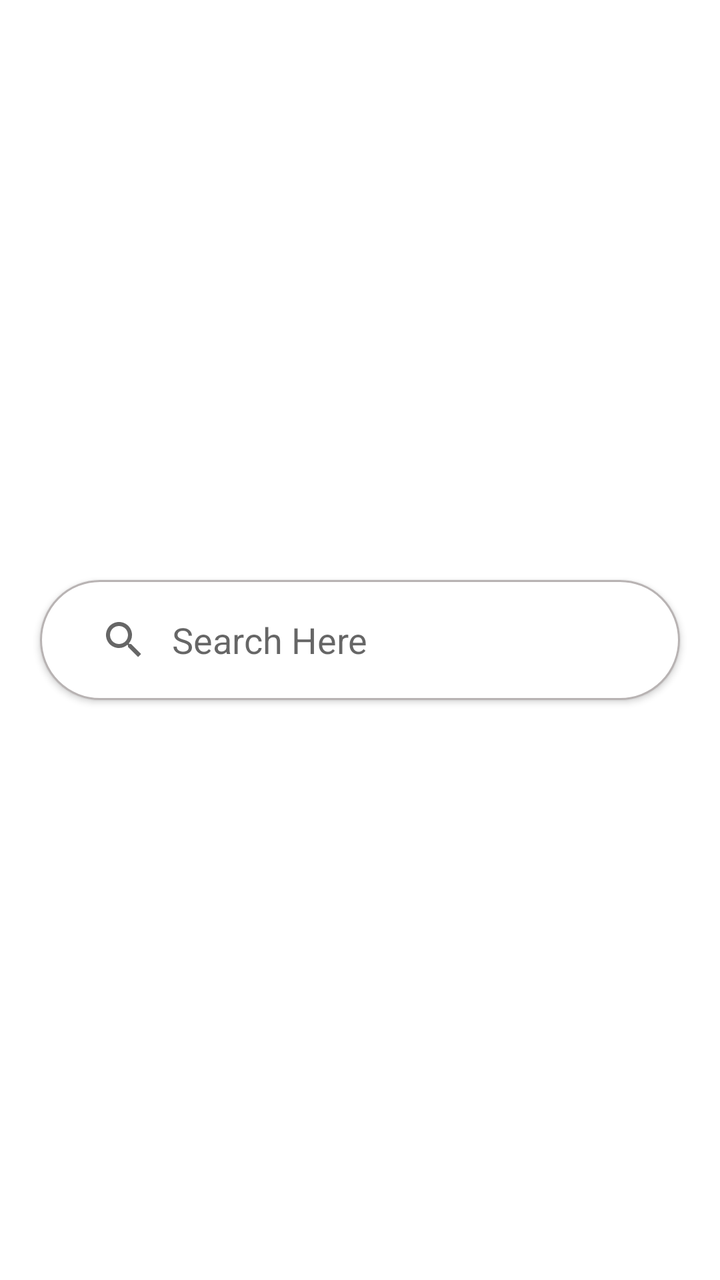
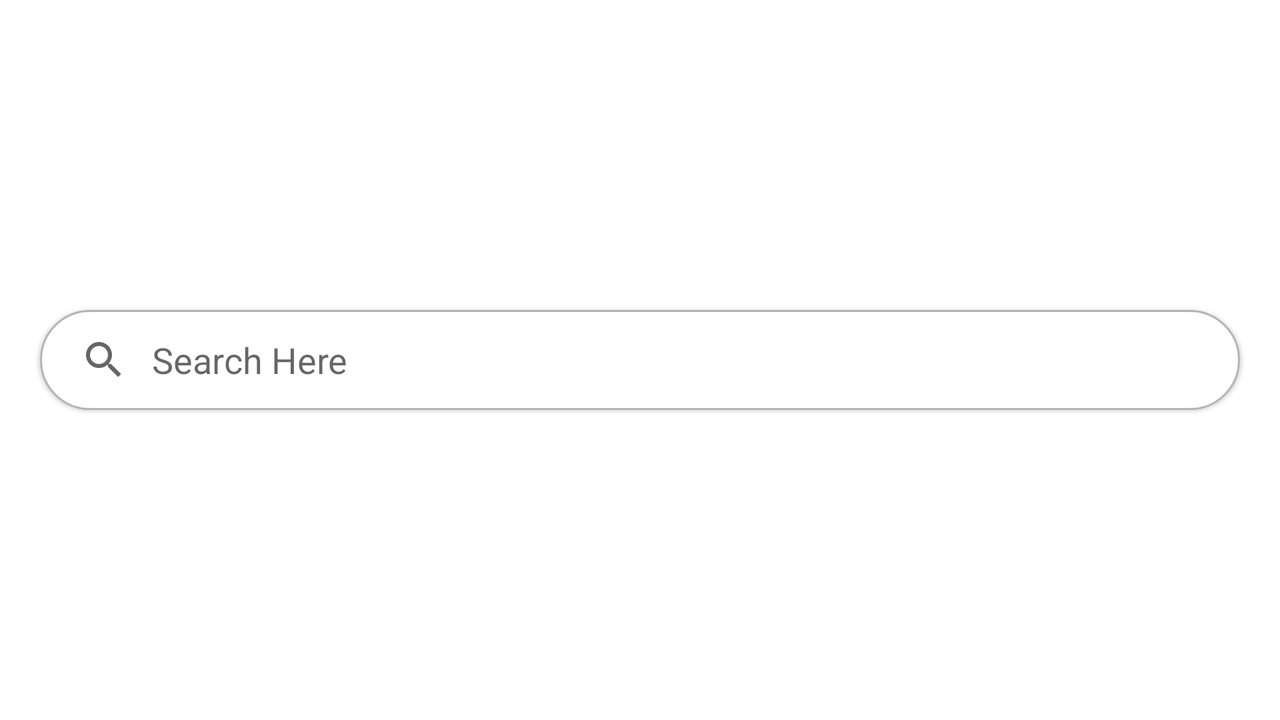

Compare how this app lays out the same screen by default and in its alternative resource folder. The renders come first, then the two layout files and the values they reference.
<!-- AndroidManifest.xml: application theme CustomTheme -->
<!-- res/layout/activity_main.xml -->
<?xml version="1.0" encoding="utf-8"?>
<androidx.constraintlayout.widget.ConstraintLayout xmlns:android="http://schemas.android.com/apk/res/android"
    xmlns:app="http://schemas.android.com/apk/res-auto"
    xmlns:tools="http://schemas.android.com/tools"
    android:layout_width="match_parent"
    android:layout_height="match_parent"
    tools:context=".MainActivity">

    <SearchView
        android:id="@+id/search_bar"
        android:layout_width="match_parent"
        android:layout_height="60dp"
        android:layout_margin="20dp"
        android:background="@drawable/round_bg"
        android:elevation="2dp"
        android:padding="10dp"
        android:queryHint="Search Here"
        android:queryBackground="@color/colorSearch"
        android:iconifiedByDefault="false"
        app:layout_constraintBottom_toBottomOf="parent"
        app:layout_constraintStart_toStartOf="parent"
        app:layout_constraintTop_toTopOf="parent" />
</androidx.constraintlayout.widget.ConstraintLayout>
<!-- resources referenced by this layout -->
<resources>
  <color name="colorSearch">#ffffff</color>
  <!-- drawable round_bg (drawable) -->
  <?xml version="1.0" encoding="utf-8"?>
  <shape xmlns:android="http://schemas.android.com/apk/res/android">
      <corners android:radius="200dp"/>
      <solid android:color="#fff"/>
      <stroke android:color="#B8B3B3" android:width="1dp"/>
  </shape>
  <style name="CustomTheme" parent="Theme.MaterialComponents.Light.DarkActionBar">
          <item name="colorPrimary">@color/colorPrimary</item>
          <item name="colorPrimaryDark">@color/colorPrimaryDark</item>
          <item name="colorAccent">@color/colorPrimary</item>
          <item name="android:fontFamily">sans-serif</item>
          <item name="actionModeBackground">@color/colorPrimary</item>
      </style>
  <color name="colorPrimary">#2196F3</color>
  <color name="colorPrimaryDark">#1769AA</color>
</resources>
<!-- res/layout-land/activity_main.xml (the author's variant of the layout above) -->
<!-- drawn on the phone turned sideways -->
<?xml version="1.0" encoding="utf-8"?>
<androidx.constraintlayout.widget.ConstraintLayout xmlns:android="http://schemas.android.com/apk/res/android"
    xmlns:app="http://schemas.android.com/apk/res-auto"
    xmlns:tools="http://schemas.android.com/tools"
    android:id="@+id/search_layout"
    android:layout_width="match_parent"
    android:layout_height="match_parent"
    android:backgroundTint="#FFFFFF"
    android:clickable="true"
    android:focusable="true"
    android:focusableInTouchMode="true"
    tools:context=".MainActivity">

    <androidx.recyclerview.widget.RecyclerView
        android:id="@+id/results_view"
        android:layout_width="match_parent"
        android:layout_height="match_parent"
        android:layout_marginTop="90dp"
        android:paddingLeft="8dp"
        android:paddingRight="8dp"
        android:paddingBottom="8dp"
        android:visibility="gone"
        app:layout_constraintEnd_toEndOf="parent"
        app:layout_constraintStart_toStartOf="parent"
        app:layout_constraintTop_toBottomOf="@+id/search_bar">

    </androidx.recyclerview.widget.RecyclerView>

    <RelativeLayout
        android:id="@+id/dim_layout"
        android:layout_width="0dp"
        android:layout_height="0dp"
        android:background="#6fffffff"
        android:visibility="gone"
        app:layout_constraintBottom_toBottomOf="parent"
        app:layout_constraintEnd_toEndOf="parent"
        app:layout_constraintStart_toStartOf="parent"
        app:layout_constraintTop_toTopOf="parent" />

    <ProgressBar
        android:id="@+id/results_progress"
        style="@style/Widget.AppCompat.ProgressBar.Horizontal"
        android:layout_width="match_parent"
        android:layout_height="wrap_content"
        android:layout_marginStart="100dp"
        android:layout_marginEnd="100dp"
        android:indeterminate="false"
        android:max="100"
        android:visibility="gone"
        app:layout_constraintBottom_toBottomOf="parent"
        app:layout_constraintEnd_toEndOf="parent"
        app:layout_constraintStart_toStartOf="parent"
        app:layout_constraintTop_toTopOf="parent" />

    <com.google.android.material.floatingactionbutton.FloatingActionButton
        android:id="@+id/fab"
        android:layout_width="0dp"
        android:layout_height="56dp"
        android:layout_gravity="bottom|end"
        android:layout_margin="16dp"
        android:layout_marginEnd="16dp"
        android:layout_marginBottom="16dp"
        android:backgroundTint="@color/colorPrimary"
        android:src="@drawable/more_results"
        android:visibility="gone"
        app:layout_constraintBottom_toBottomOf="parent"
        app:layout_constraintEnd_toEndOf="parent"
        app:tint="#ffffff" />

    <SearchView
        android:id="@+id/search_bar"
        android:layout_width="match_parent"
        android:layout_height="@dimen/search_height"
        android:layout_margin="20dp"
        android:layout_marginStart="20dp"
        android:layout_marginEnd="20dp"
        android:background="@drawable/search_ripple"
        android:clickable="true"
        android:elevation="1dp"
        android:focusable="true"
        android:focusableInTouchMode="true"
        android:iconifiedByDefault="false"
        android:paddingTop="10dp"
        android:paddingBottom="10dp"
        android:queryBackground="@android:color/transparent"
        android:queryHint="@string/search_text"
        android:textAppearance="?attr/textAppearanceBody2"
        android:textColor="?android:attr/textColorSecondary"
        app:layout_constraintBottom_toBottomOf="parent"
        app:layout_constraintEnd_toEndOf="parent"
        app:layout_constraintHorizontal_bias="0.0"
        app:layout_constraintStart_toStartOf="parent"
        app:layout_constraintTop_toTopOf="parent" />
</androidx.constraintlayout.widget.ConstraintLayout>
<!-- resources referenced by the variant -->
<!-- as the phone turned sideways resolves them -->
<resources>
  <color name="colorPrimary">#2196F3</color>
  <dimen name="search_height">50dp</dimen>
  <!-- drawable more_results: png bitmap (drawable-hdpi, 787 bytes) -->
  <!-- drawable search_ripple (drawable) -->
  <?xml version="1.0" encoding="utf-8"?>
  <ripple xmlns:android="http://schemas.android.com/apk/res/android"
      android:color="@color/colorPrimary">
      <item android:drawable="@drawable/round_bg"></item>
  </ripple>
  <string name="search_text">Search Here</string>
  <style name="CustomTheme" parent="Theme.MaterialComponents.Light.DarkActionBar">
          <item name="colorPrimary">@color/colorPrimary</item>
          <item name="colorPrimaryDark">@color/colorPrimaryDark</item>
          <item name="colorAccent">@color/colorPrimary</item>
          <item name="android:fontFamily">sans-serif</item>
          <item name="actionModeBackground">@color/colorPrimary</item>
      </style>
  <!-- drawable round_bg (drawable) -->
  <?xml version="1.0" encoding="utf-8"?>
  <shape xmlns:android="http://schemas.android.com/apk/res/android">
      <corners android:radius="200dp"/>
      <solid android:color="#fff"/>
      <stroke android:color="#B8B3B3" android:width="1dp"/>
  </shape>
  <color name="colorPrimaryDark">#1769AA</color>
</resources>
